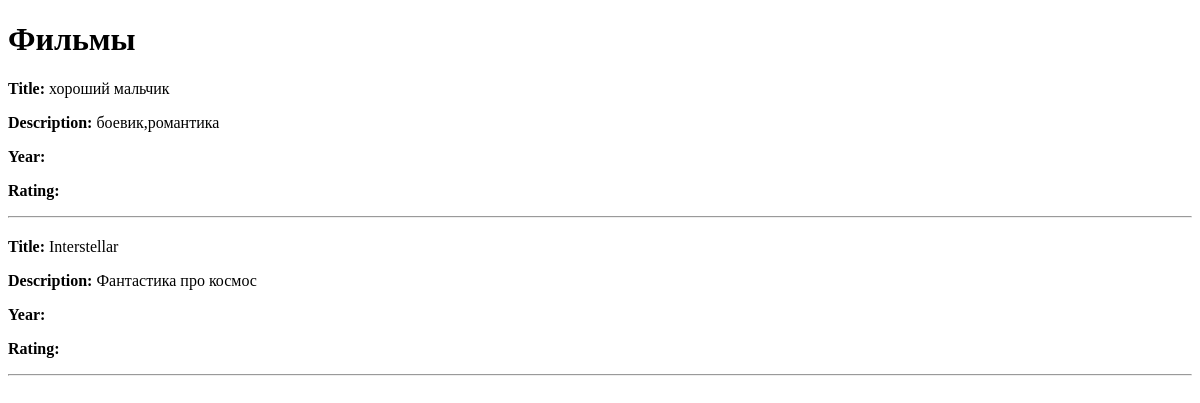
The page /movies/ on the database as committed earlier.
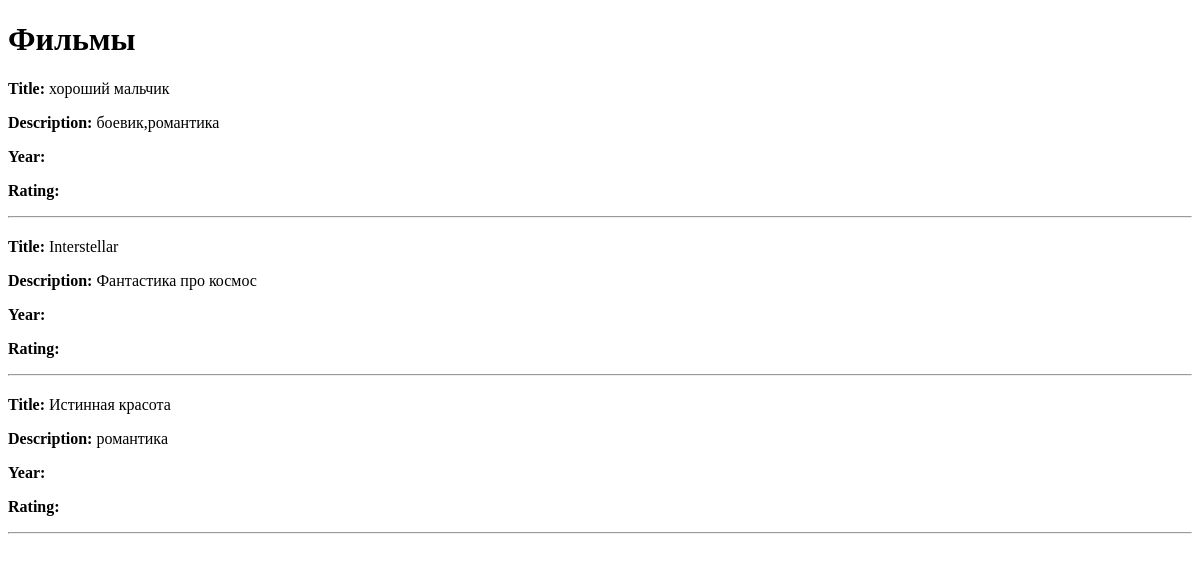
The same page on the database as committed later.
### movies/models.py (models this page shows, shortened)
class Movie(models.Model):
    title = models.CharField(max_length=200)
    description = models.TextField()
    release_year = models.IntegerField()
    category = models.ForeignKey(Category, on_delete=models.CASCADE, related_name='movies')
    slug = models.SlugField(unique=True)

### movies/views.py (the view)
# urls.py: path('', views.movie_list, name='movie_list'),  # список фильмов
def movie_list(request):
    movies = Movie.objects.all()
    return render(request, 'movies/movie_list.html', {'movies': movies})

### templates/movies/movie_list.html (shortened to what this page needs)
<!DOCTYPE html>
<html>
<head>
</head>
<body>
<h1>Фильмы</h1>
{% for movie in movies %}
    <div style="margin-bottom: 20px;">
        <p><strong>Title:</strong> {{ movie.title }}</p>
        <p><strong>Description:</strong> {{ movie.description }}</p>
        <p><strong>Year:</strong> {{ movie.year }}</p>
        <p><strong>Rating:</strong> {{ movie.rating }}</p>
        <hr>
    </div>
{% empty %}
    <p>Фильмов пока нет</p>
{% endfor %}
</body>
</html>

Rows that differ between the two databases and show on the page:
added Movie: title "Истинная красота", description "романтика"
